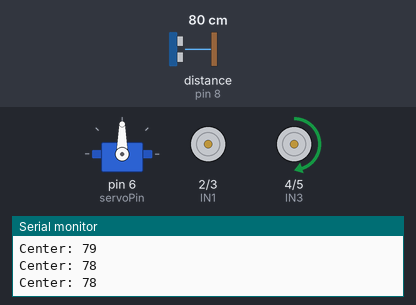
A sketch run on a simulated Arduino Uno, built with avr-gcc and run on an emulated ATmega328P. On the bench: servo, motor-driver pin pairs drawn as motors (green arrow = first pin HIGH = forward, orange = second pin HIGH = backward, longer = more drive, scaled by the enable pin), the last lines printed to the serial monitor. Wiring (inferred from the names in the program): ultrasonic range finder: trigger pin 9; echo pin 8. The inputs (shaded band) are chosen by the test bench; at power-on: distance to the obstacle (sensor on pin 8) 80 cm. The echo pulse lasts 58.3 µs per cm.

Above: at 1.7 s.
1.8 s: distance to the obstacle (sensor on pin 8) set to 28 cm
3.3 s: distance to the obstacle (sensor on pin 8) set to 22 cm
At 6.0 s:
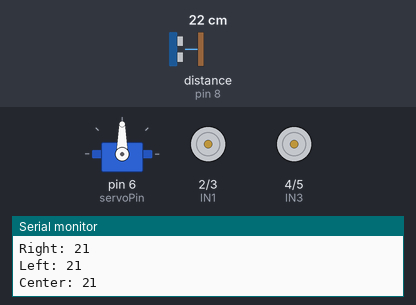
6.3 s: distance to the obstacle (sensor on pin 8) set to 35 cm
At 6.84 s:
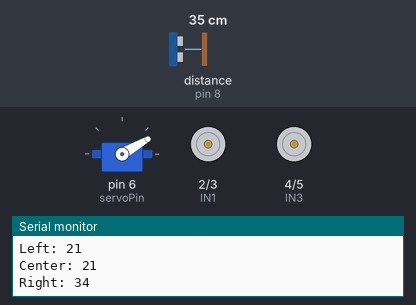
9.3 s: distance to the obstacle (sensor on pin 8) set to 2 cm
At 11.16 s:
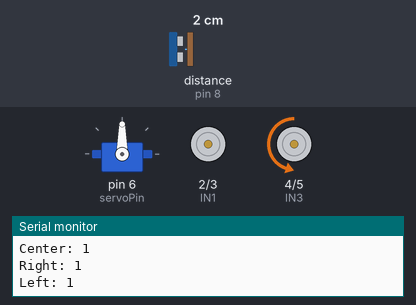
Timing chart, 0 to 13.3 s (numbered marks = the images above; inputs shaded):
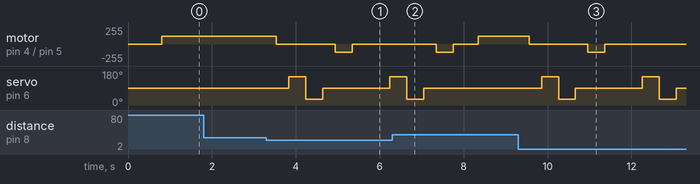

The sketch:

obstacle_avoider_servo.ino
```cpp
#include <Servo.h>

// --- Motor driver pins ---
const int IN1 = 2;      // Left motor direction
const int IN2 = 3;
const int IN3 = 4;      // Right motor direction
const int IN4 = 5;
const int ENA = 12;     // Left motor speed
const int ENB = 11;     // Right motor speed

// --- Ultrasonic Sensor Pins ---
const int trigPin = 9;
const int echoPin = 8;

// --- Servo ---
const int servoPin = 6;
Servo myServo;

// --- Parameters ---
const int motorSpeed = 120;         // Adjust 0–255
const int obstacleDistance = 25;    // Distance to react (cm)

void setup() {
  Serial.begin(9600);

  // Motor pins
  pinMode(IN1, OUTPUT);  pinMode(IN2, OUTPUT);
  pinMode(IN3, OUTPUT);  pinMode(IN4, OUTPUT);
  pinMode(ENA, OUTPUT);  pinMode(ENB, OUTPUT);

  // Ultrasonic
  pinMode(trigPin, OUTPUT);
  pinMode(echoPin, INPUT);

  // Servo
  myServo.attach(servoPin);
  myServo.write(90); // center
  delay(500);
}

void loop() {
  myServo.write(90);
  delay(300);
  int centerDist = getDistance();
  Serial.print("Center: "); Serial.println(centerDist);

  if (centerDist < obstacleDistance) {
    stopMotors();
    delay(300);

    // Look right
    myServo.write(150);
    delay(400);
    int rightDist = getDistance();
    Serial.print("Right: "); Serial.println(rightDist);

    // Look left
    myServo.write(30);
    delay(400);
    int leftDist = getDistance();
    Serial.print("Left: "); Serial.println(leftDist);

    myServo.write(90); // center
    delay(300);

    if (leftDist > rightDist) {
      turnLeft();
    } else {
      turnRight();
    }
    delay(400);
    stopMotors();
    delay(300);
  } else {
    moveForward();
  }
}

// --- Movement Functions ---
void moveForward() {
  analogWrite(ENA, motorSpeed);
  analogWrite(ENB, motorSpeed);
  digitalWrite(IN1, HIGH); digitalWrite(IN2, LOW);
  digitalWrite(IN3, HIGH); digitalWrite(IN4, LOW);
}

void turnLeft() {
  analogWrite(ENA, motorSpeed);
  analogWrite(ENB, motorSpeed);
  digitalWrite(IN1, LOW); digitalWrite(IN2, HIGH);
  digitalWrite(IN3, HIGH); digitalWrite(IN4, LOW);
}

void turnRight() {
  analogWrite(ENA, motorSpeed);
  analogWrite(ENB, motorSpeed);
  digitalWrite(IN1, HIGH); digitalWrite(IN2, LOW);
  digitalWrite(IN3, LOW); digitalWrite(IN4, HIGH);
}

void stopMotors() {
  digitalWrite(IN1, LOW); digitalWrite(IN2, LOW);
  digitalWrite(IN3, LOW); digitalWrite(IN4, LOW);
}

// --- Distance Function ---
int getDistance() {
  digitalWrite(trigPin, LOW);  delayMicroseconds(2);
  digitalWrite(trigPin, HIGH); delayMicroseconds(10);
  digitalWrite(trigPin, LOW);

  long duration = pulseIn(echoPin, HIGH, 30000);
  int distance = duration * 0.034 / 2;

  if (distance <= 0) return 400;  // fallback
  return distance;
}
```

Measured:
- the behaviour switches between 26 and 25 cm on distance to the obstacle (sensor on pin 8) (found by bisection; images 0 and 1)
- after the input at 3.3 s, motor on pin 4 (IN3) / pin 5 (IN4): forward 120/255 → stopped after 0.24 s, → backward 120/255 1.4 s later, → stopped 0.40 s later; servo on pin 6 (servoPin): 90° → 150° after 0.54 s, → 30° 0.40 s later, → 90° 0.40 s later, → 150° 1.6 s later
- after the input at 6.3 s, servo on pin 6 (servoPin): goes on until 7.0 s, then stays 90°
- after the input at 9.3 s, motor on pin 4 (IN3) / pin 5 (IN4): forward 120/255 → stopped after 0.26 s, → backward 120/255 1.4 s later, → stopped 0.40 s later; servo on pin 6 (servoPin): 90° → 150° after 0.56 s, → 30° 0.40 s later, → 90° 0.40 s later, → 150° 1.6 s later, … (6 changes in this stretch)
